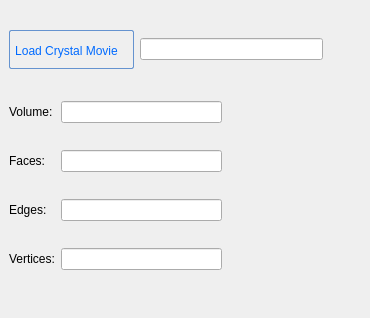
<?xml version="1.0" encoding="UTF-8"?>
<ui version="4.0">
 <class>SampleShapePropertyWidget</class>
 <widget class="QWidget" name="SampleShapePropertyWidget">
  <property name="geometry">
   <rect>
    <x>0</x>
    <y>0</y>
    <width>370</width>
    <height>318</height>
   </rect>
  </property>
  <property name="windowTitle">
   <string>Form</string>
  </property>
  <widget class="QWidget" name="">
   <property name="geometry">
    <rect>
     <x>9</x>
     <y>80</y>
     <width>213</width>
     <height>211</height>
    </rect>
   </property>
   <layout class="QGridLayout" name="gridLayout">
    <item row="0" column="0">
     <widget class="QLabel" name="label_3">
      <property name="text">
       <string>Volume:</string>
      </property>
     </widget>
    </item>
    <item row="0" column="1">
     <widget class="QLineEdit" name="lineEdit_Volume">
      <property name="readOnly">
       <bool>true</bool>
      </property>
     </widget>
    </item>
    <item row="1" column="0">
     <widget class="QLabel" name="label_4">
      <property name="text">
       <string>Faces:</string>
      </property>
     </widget>
    </item>
    <item row="1" column="1">
     <widget class="QLineEdit" name="lineEdit_Faces">
      <property name="readOnly">
       <bool>true</bool>
      </property>
     </widget>
    </item>
    <item row="2" column="0">
     <widget class="QLabel" name="label_5">
      <property name="text">
       <string>Edges:</string>
      </property>
     </widget>
    </item>
    <item row="2" column="1">
     <widget class="QLineEdit" name="lineEdit_Edges">
      <property name="readOnly">
       <bool>true</bool>
      </property>
     </widget>
    </item>
    <item row="3" column="0">
     <widget class="QLabel" name="label_6">
      <property name="text">
       <string>Vertices:</string>
      </property>
     </widget>
    </item>
    <item row="3" column="1">
     <widget class="QLineEdit" name="lineEdit_Vertices">
      <property name="readOnly">
       <bool>true</bool>
      </property>
     </widget>
    </item>
   </layout>
  </widget>
  <widget class="QWidget" name="">
   <property name="geometry">
    <rect>
     <x>9</x>
     <y>29</y>
     <width>314</width>
     <height>41</height>
    </rect>
   </property>
   <layout class="QHBoxLayout" name="horizontalLayout" stretch="0,2">
    <item>
     <widget class="QPushButton" name="pushButton_LoadMovie">
      <property name="sizePolicy">
       <sizepolicy hsizetype="Minimum" vsizetype="Fixed">
        <horstretch>1</horstretch>
        <verstretch>0</verstretch>
       </sizepolicy>
      </property>
      <property name="toolTip">
       <string>&lt;html&gt;&lt;head/&gt;&lt;body&gt;&lt;p&gt;Load a info file containing Video&lt;/p&gt;&lt;/body&gt;&lt;/html&gt;</string>
      </property>
      <property name="styleSheet">
       <string notr="true">QPushButton:hover{
        background: qlineargradient(x1 : 0, y1 : 0, x2 : 0, y2 :   1, stop :   0.0 #ffd9aa,
                stop :   0.5 #ffbb6e, stop :   0.55 #feae42, stop :   1.0 #fedb74);
}

QPushButton {
        border: 1px solid #6593cf;
        border-radius: 2px;
        padding: 5px 15px 2px 5px;
        background: qlineargradient(x1 : 0, y1 : 0, x2 : 0, y2 :   1, stop :   0.0 #f5f9ff,
                stop :   0.5 #c7dfff, stop :   0.55 #afd2ff, stop :   1.0 #c0dbff);
        color: #006aff;
        font: bold large &quot;Arial&quot;;
        height: 30px;
}




QPushButton:pressed {
        background: qlineargradient(x1 : 0, y1 : 0, x2 : 0, y2 :   1, stop :   0.0 #c0dbff,
        stop :   0.5 #cfd26f, stop :   0.55 #c7df6f, stop :   1.0 #f5f9ff);
        padding-top: 2px;
        padding-left: 3px;

}


QPushButton:on {
        background: qlineargradient(x1 : 0, y1 : 0, x2 : 0, y2 :   1, stop :   0.0 #5AA72D,
        stop :   0.5 #B3E296, stop :   0.55 #B3E296, stop :   1.0 #f5f9ff);
        padding-top: 2px;
        padding-left: 3px;
}

QPushButton:disabled {
        background: transparent #e5e9ee;
        padding-top: 2px;        
        padding-left: 3px;
        color: black;
}
</string>
      </property>
      <property name="text">
       <string>Load Crystal Movie</string>
      </property>
     </widget>
    </item>
    <item>
     <widget class="QLineEdit" name="lineEdit_MovieFilename">
      <property name="sizePolicy">
       <sizepolicy hsizetype="Expanding" vsizetype="Fixed">
        <horstretch>2</horstretch>
        <verstretch>0</verstretch>
       </sizepolicy>
      </property>
      <property name="readOnly">
       <bool>true</bool>
      </property>
     </widget>
    </item>
   </layout>
  </widget>
 </widget>
 <tabstops>
  <tabstop>lineEdit_MovieFilename</tabstop>
  <tabstop>lineEdit_Volume</tabstop>
  <tabstop>lineEdit_Faces</tabstop>
  <tabstop>lineEdit_Edges</tabstop>
  <tabstop>lineEdit_Vertices</tabstop>
  <tabstop>pushButton_LoadMovie</tabstop>
 </tabstops>
 <resources/>
 <connections/>
</ui>
